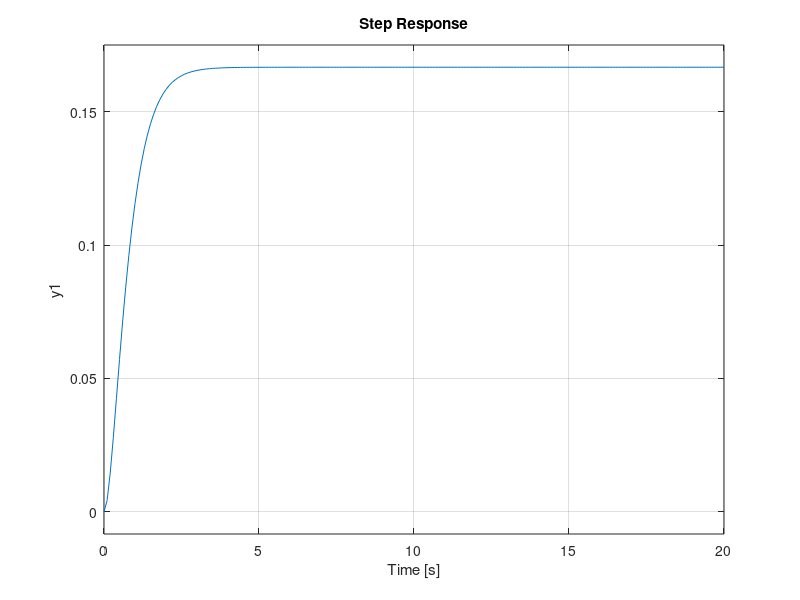

Source code (MATLAB):
% Clear
clear
clc
close all

%% Define Transfer Function
% Mechanical Translational System (Mass, Spring, Damper)
% G(s) = 1 / (s+2)(s+3) = 1/s^2+5s+6

M = 1;
B = 5;
k = 6;

G_num = [1];
G_den = [M B k];
G = tf(G_num,G_den)

% step response
step(G,0:0.1:20)